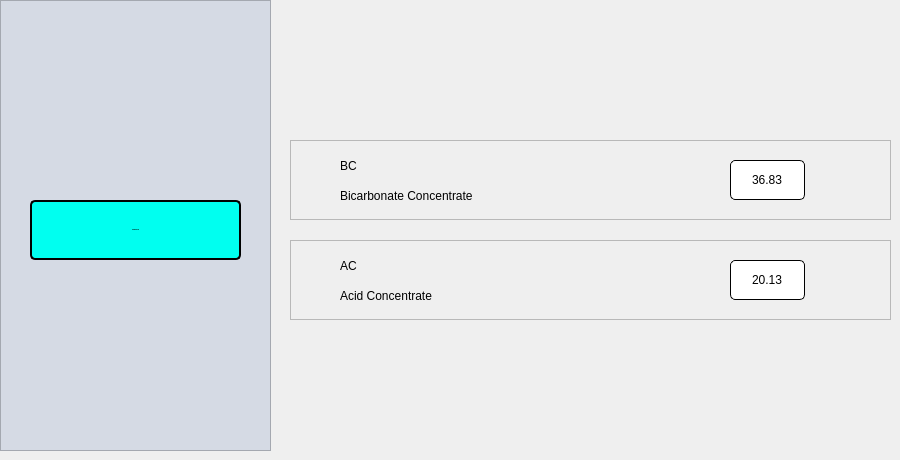
              <widget class="QWidget" name="page_2">
               <widget class="QFrame" name="frame_22">
                <property name="geometry">
                 <rect>
                  <x>0</x>
                  <y>0</y>
                  <width>271</width>
                  <height>451</height>
                 </rect>
                </property>
                <property name="styleSheet">
                 <string notr="true">background: #D5DAE4;</string>
                </property>
                <property name="frameShape">
                 <enum>QFrame::StyledPanel</enum>
                </property>
                <property name="frameShadow">
                 <enum>QFrame::Raised</enum>
                </property>
                <widget class="QPushButton" name="pushButton_7">
                 <property name="geometry">
                  <rect>
                   <x>30</x>
                   <y>200</y>
                   <width>211</width>
                   <height>60</height>
                  </rect>
                 </property>
                 <property name="minimumSize">
                  <size>
                   <width>120</width>
                   <height>60</height>
                  </size>
                 </property>
                 <property name="font">
                  <font>
                   <family>Roboto</family>
                   <pointsize>-1</pointsize>
                   <weight>75</weight>
                   <italic>false</italic>
                   <bold>true</bold>
                  </font>
                 </property>
                 <property name="styleSheet">
                  <string notr="true">background: #00FFF0;
border: 2px solid #000000;
border-radius: 5px;
font: bold 26px &quot;Roboto&quot;;</string>
                 </property>
                 <property name="text">
                  <string>CONCENTRATE</string>
                 </property>
                </widget>
               </widget>
               <widget class="QFrame" name="frame_23">
                <property name="geometry">
                 <rect>
                  <x>290</x>
                  <y>140</y>
                  <width>601</width>
                  <height>80</height>
                 </rect>
                </property>
                <property name="frameShape">
                 <enum>QFrame::StyledPanel</enum>
                </property>
                <property name="frameShadow">
                 <enum>QFrame::Raised</enum>
                </property>
                <widget class="QLabel" name="label_9">
                 <property name="geometry">
                  <rect>
                   <x>50</x>
                   <y>10</y>
                   <width>221</width>
                   <height>31</height>
                  </rect>
                 </property>
                 <property name="styleSheet">
                  <string notr="true">font: bold 28px &quot;Roboto&quot;;</string>
                 </property>
                 <property name="text">
                  <string>BC</string>
                 </property>
                </widget>
                <widget class="QLabel" name="label_13">
                 <property name="geometry">
                  <rect>
                   <x>50</x>
                   <y>40</y>
                   <width>231</width>
                   <height>31</height>
                  </rect>
                 </property>
                 <property name="styleSheet">
                  <string notr="true">font:  20px &quot;Roboto&quot;;</string>
                 </property>
                 <property name="text">
                  <string>Bicarbonate Concentrate</string>
                 </property>
                </widget>
                <widget class="QLineEdit" name="bc_edit">
                 <property name="geometry">
                  <rect>
                   <x>440</x>
                   <y>20</y>
                   <width>75</width>
                   <height>40</height>
                  </rect>
                 </property>
                 <property name="sizePolicy">
                  <sizepolicy hsizetype="Preferred" vsizetype="Preferred">
                   <horstretch>0</horstretch>
                   <verstretch>0</verstretch>
                  </sizepolicy>
                 </property>
                 <property name="minimumSize">
                  <size>
                   <width>75</width>
                   <height>40</height>
                  </size>
                 </property>
                 <property name="maximumSize">
                  <size>
                   <width>16777215</width>
                   <height>16777215</height>
                  </size>
                 </property>
                 <property name="styleSheet">
                  <string notr="true">background: #FFFFFF;
border: 1px solid #000000;
border-radius: 5px;
font:  bold 16px &quot;Roboto&quot;;</string>
                 </property>
                 <property name="text">
                  <string>36.83</string>
                 </property>
                 <property name="alignment">
                  <set>Qt::AlignCenter</set>
                 </property>
                </widget>
               </widget>
               <widget class="QFrame" name="frame_26">
                <property name="geometry">
                 <rect>
                  <x>290</x>
                  <y>240</y>
                  <width>601</width>
                  <height>80</height>
                 </rect>
                </property>
                <property name="frameShape">
                 <enum>QFrame::StyledPanel</enum>
                </property>
                <property name="frameShadow">
                 <enum>QFrame::Raised</enum>
                </property>
                <widget class="QLabel" name="label_16">
                 <property name="geometry">
                  <rect>
                   <x>50</x>
                   <y>10</y>
                   <width>221</width>
                   <height>31</height>
                  </rect>
                 </property>
                 <property name="styleSheet">
                  <string notr="true">font: bold 28px &quot;Roboto&quot;;</string>
                 </property>
                 <property name="text">
                  <string>AC</string>
                 </property>
                </widget>
                <widget class="QLabel" name="label_18">
                 <property name="geometry">
                  <rect>
                   <x>50</x>
                   <y>40</y>
                   <width>231</width>
                   <height>31</height>
                  </rect>
                 </property>
                 <property name="styleSheet">
                  <string notr="true">font:  20px &quot;Roboto&quot;;</string>
                 </property>
                 <property name="text">
                  <string>Acid Concentrate</string>
                 </property>
                </widget>
                <widget class="QLineEdit" name="ac_edit">
                 <property name="geometry">
                  <rect>
                   <x>440</x>
                   <y>20</y>
                   <width>75</width>
                   <height>40</height>
                  </rect>
                 </property>
                 <property name="sizePolicy">
                  <sizepolicy hsizetype="Preferred" vsizetype="Preferred">
                   <horstretch>0</horstretch>
                   <verstretch>0</verstretch>
                  </sizepolicy>
                 </property>
                 <property name="minimumSize">
                  <size>
                   <width>75</width>
                   <height>40</height>
                  </size>
                 </property>
                 <property name="maximumSize">
                  <size>
                   <width>16777215</width>
                   <height>16777215</height>
                  </size>
                 </property>
                 <property name="styleSheet">
                  <string notr="true">background: #FFFFFF;
border: 1px solid #000000;
border-radius: 5px;
font:  bold 16px &quot;Roboto&quot;;</string>
                 </property>
                 <property name="text">
                  <string>20.13</string>
                 </property>
                 <property name="alignment">
                  <set>Qt::AlignCenter</set>
                 </property>
                </widget>
               </widget>
              </widget>
